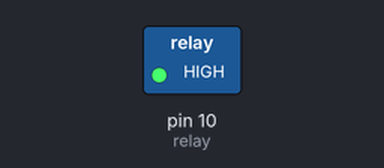
Recording of a sketch running on a simulated Arduino Uno, built with avr-gcc and run on an emulated ATmega328P. On the bench: switched loads named in the sketch (green lamp = pin HIGH).

Above: at 1.5 s.
At 4.5 s:
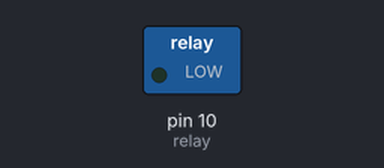
Timing chart, 0 to 7.8 s (numbered marks = the images above):
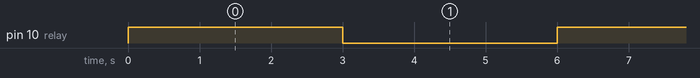

The sketch:

DCMotor.ino
```cpp
/*
  Relay 1 Channel testing in Open Circuit (NO - Normally Open)
  www.quadstore.in
*/

int relay = 10;  //Pin 10

void setup()
{
  pinMode(relay,OUTPUT);    // Define the port attribute as output
}

void loop()
{
  digitalWrite(relay,HIGH);   // turn the relay ON
                // [NO] is connected to feed
                // [NC] is not connected to feed
  delay(3000);

  digitalWrite(relay,LOW);    // turn the relay OFF
                // [NO] is not connected to feed
                // [NC] is connected to feed
  delay(3000);
}
```

Measured:
- by itself, pin 10 (relay): alternates HIGH for 3.0 s and LOW for 3.0 s
